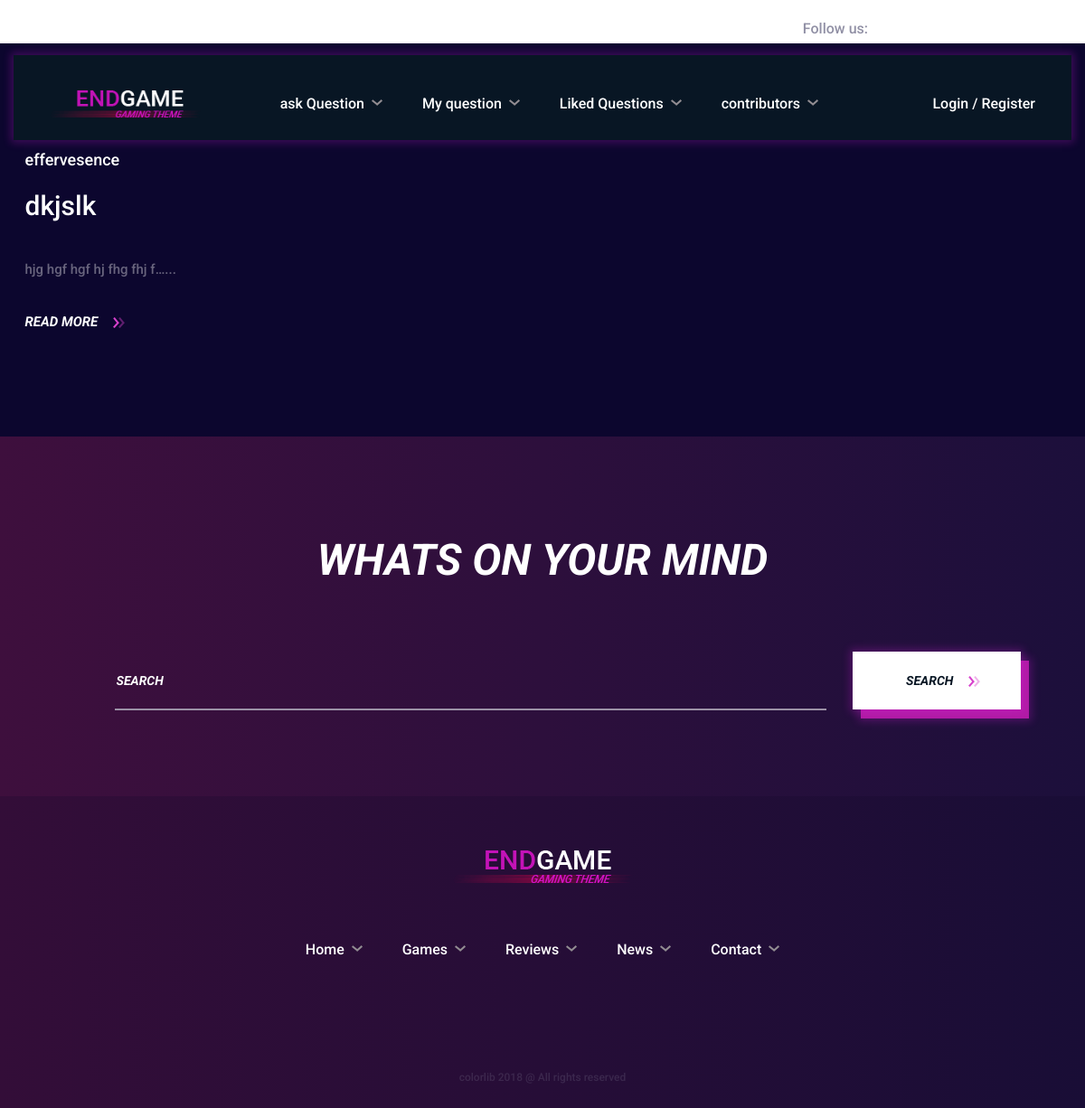
Before: /all/ with the older database file.
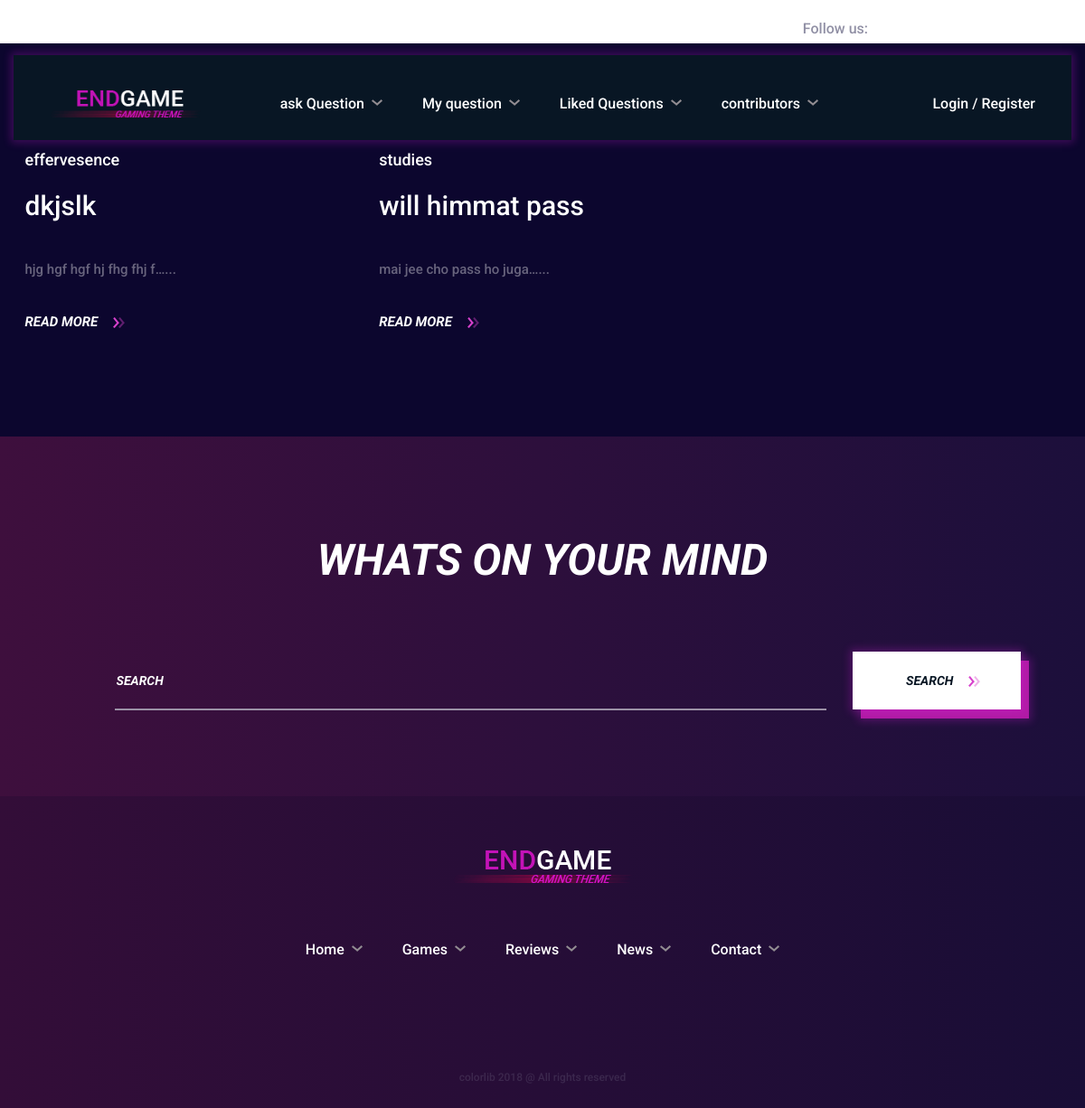
After: the same page with the newer database file.
### doubt/models.py (models this page shows)
class Question(models.Model):
    question=models.CharField(max_length=30)
    content=models.TextField()
    user=models.ForeignKey(User,on_delete=models.CASCADE,related_name='by_user')
    category=models.CharField(choices=CHOICE,max_length=30)
    likes=models.IntegerField(default=0)
    visited=models.ManyToManyField(User,blank=True,related_name='visited_users')
    reply=models.ManyToManyField(Reply,blank=True)

### doubt/views.py (the view)
# urls.py: path('all/',views.all_question.as_view(),name='question'),
class all_question(View):
        def __init__(self):
                self.template_name='doubt/question.html'
        def get(self,request):
                question=Question.objects.all()
                context={'question':question,'category':CHOICE}
                return render(request,self.template_name,context)

### doubt/templates/doubt/question.html (shortened to what this page needs)
{% extends 'base.html' %}
{% block body %}
<br><br>
<section class="intro-section">
		<div class="container">
			<div class="row">
        {% for quest in question %}
				<div class="col-md-4">
					<a href="{% url 'view_question' id=quest.id %}">
					<div class="intro-text-box text-box text-white">
						<div class="top-meta">{{quest.category}}</div>
						<h3>{{quest.question}}</h3>
						<p>{{quest.content |truncatechars:25}}...</p>
						<div class="read-more">Read More  {% load staticfiles %}<img src="{% static 'doubt/icons/double-arrow.png' %}" alt="#"/></div>
					</div>
				</div>
        {% endfor %}
			</div>
		</div>
</section>
{% endblock %}

Changed rows visible on the page:
added Question: category "studies", question "will himmat pass", content "mai jee cho pass ho juga…"
